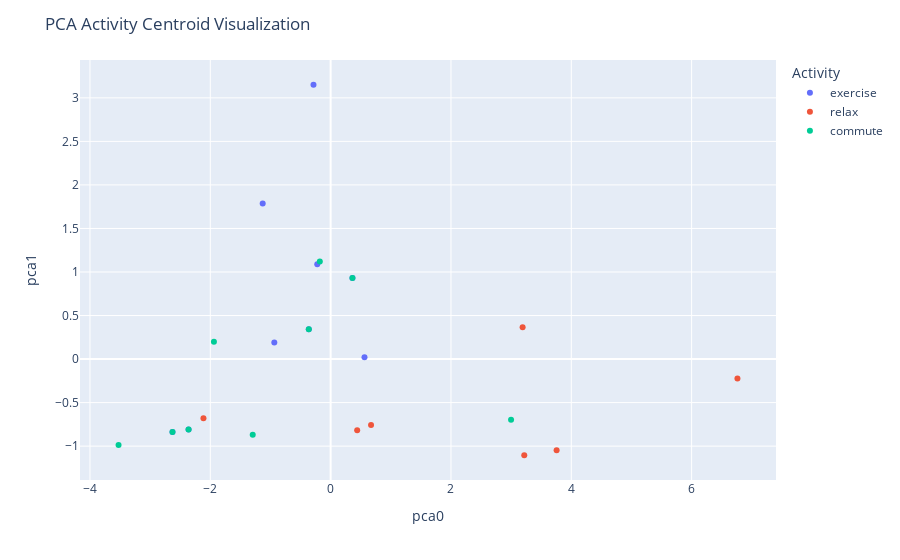

Here is the notebook cell this chart was saved with:
### Code cell
# Convert the data to a pandas DataFrame
df_centroid_activity = pd.DataFrame({'pca0': centroid_pca[:, 0], 'pca1': centroid_pca[:, 1], 'activity': activity_labels})

# Create a scatter plot using Plotly
fig = px.scatter(df_centroid_activity, x='pca0', y='pca1', color='activity')

# Add labels and adjust the layout
fig.update_layout(
    title='PCA Activity Centroid Visualization',
    xaxis_title='pca0',
    yaxis_title='pca1',
    legend_title='Activity'
)

# Display the plot
fig.show()

### Figure 1 — Plotly figure (JSON) as saved in the notebook; plotly's stock layout.template omitted (floating-point values rounded to 4 significant figures)
{"data": [{"hovertemplate": "activity=exercise<br>pca0=%{x}<br>pca1=%{y}<extra></extra>", "legendgroup": "exercise", "marker": {"color": "#636efa", "symbol": "circle"}, "mode": "markers", "name": "exercise", "orientation": "v", "showlegend": true, "type": "scatter", "x": [-0.3627, 0.363, -2.628, -0.2848, -2.361, -0.222, 0.5628, -0.9361, -1.129], "xaxis": "x", "y": [0.3412, 0.9301, -0.8367, 3.151, -0.8078, 1.09, 0.0221, 0.1906, 1.788], "yaxis": "y"}, {"hovertemplate": "activity=relax<br>pca0=%{x}<br>pca1=%{y}<extra></extra>", "legendgroup": "relax", "marker": {"color": "#EF553B", "symbol": "circle"}, "mode": "markers", "name": "relax", "orientation": "v", "showlegend": true, "type": "scatter", "x": [0.672, 3.756, 0.4414, -2.114, 6.762, 3.218, 3.191], "xaxis": "x", "y": [-0.7568, -1.047, -0.8166, -0.6791, -0.2217, -1.105, 0.3655], "yaxis": "y"}, {"hovertemplate": "activity=commute<br>pca0=%{x}<br>pca1=%{y}<extra></extra>", "legendgroup": "commute", "marker": {"color": "#00cc96", "symbol": "circle"}, "mode": "markers", "name": "commute", "orientation": "v", "showlegend": true, "type": "scatter", "x": [-0.3627, 0.363, -0.1796, -2.628, -3.525, -1.939, -1.295, 2.999, -2.361], "xaxis": "x", "y": [0.3412, 0.9301, 1.12, -0.8367, -0.9877, 0.1985, -0.87, -0.6956, -0.8078], "yaxis": "y"}], "layout": {"legend": {"title": {"text": "Activity"}, "tracegroupgap": 0}, "margin": {"t": 60}, "title": {"text": "PCA Activity Centroid Visualization"}, "xaxis": {"anchor": "y", "domain": [0, 1], "title": {"text": "pca0"}}, "yaxis": {"anchor": "x", "domain": [0, 1], "title": {"text": "pca1"}}}}
